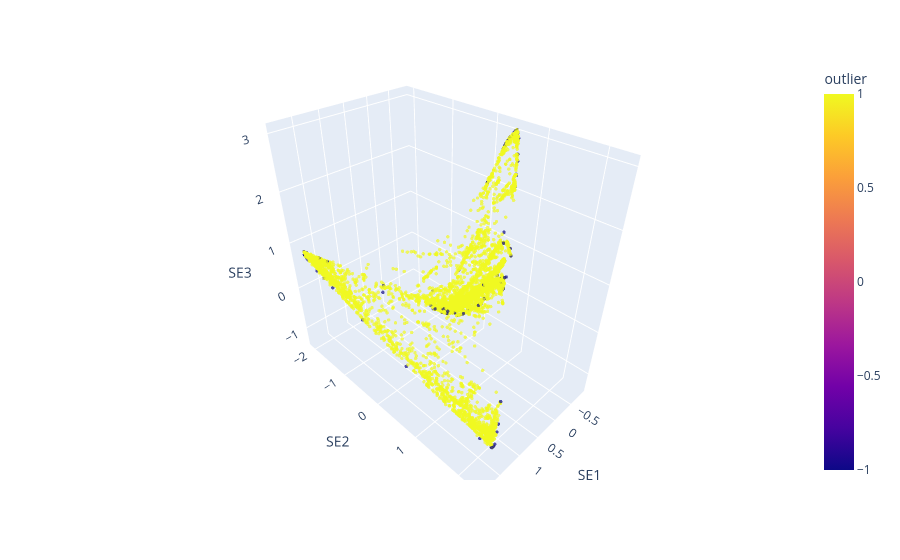

Write notebook code for a chart like this one.
### Code cell
dfss.loc[:,'outlier']=1
dfss.loc[dfss.profundidad==1,'outlier']=-1
fig = px.scatter_3d(dfss, x='SE1', y='SE2', z='SE3',color='outlier',opacity=0.7,hover_data=['clase','indice'])
scene=dict(aspectratio=dict(x=1, y=1,z=1))
fig.update_traces(marker_size = 2)
fig.update_scenes(aspectmode='data')
fig.show()

### Figure 1 — Plotly figure (JSON) as saved in the notebook; plotly's stock layout.template omitted (floating-point values rounded to 4 significant figures; data arrays with more than 128 entries replaced by an {"elided": "..."} marker saying what was removed)
{"data": [{"customdata": {"elided": "8000x2 int values"}, "hovertemplate": "SE1=%{x}<br>SE2=%{y}<br>SE3=%{z}<br>clase=%{customdata[0]}<br>indice=%{customdata[1]}<br>outlier=%{marker.color}<extra></extra>", "legendgroup": "", "marker": {"color": {"elided": "8000 int values"}, "coloraxis": "coloraxis", "opacity": 0.7, "size": 2, "symbol": "circle"}, "mode": "markers", "name": "", "scene": "scene", "showlegend": false, "type": "scatter3d", "x": {"elided": "8000 float values"}, "y": {"elided": "8000 float values"}, "z": {"elided": "8000 float values"}}], "layout": {"coloraxis": {"colorbar": {"title": {"text": "outlier"}}, "colorscale": [[0, "#0d0887"], [0.1111, "#46039f"], [0.2222, "#7201a8"], [0.3333, "#9c179e"], [0.4444, "#bd3786"], [0.5556, "#d8576b"], [0.6667, "#ed7953"], [0.7778, "#fb9f3a"], [0.8889, "#fdca26"], [1, "#f0f921"]]}, "legend": {"tracegroupgap": 0}, "margin": {"t": 60}, "scene": {"aspectmode": "data", "domain": {"x": [0, 1], "y": [0, 1]}, "xaxis": {"title": {"text": "SE1"}}, "yaxis": {"title": {"text": "SE2"}}, "zaxis": {"title": {"text": "SE3"}}}}}
